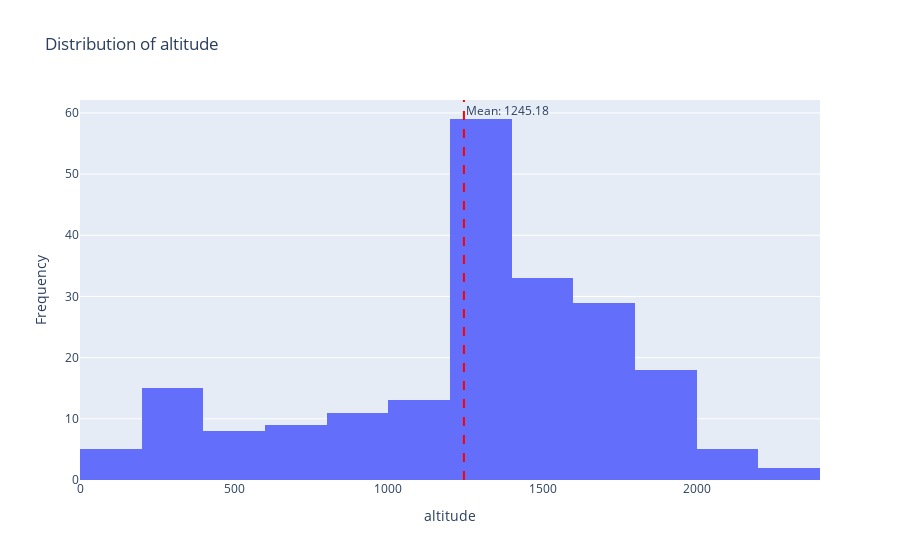
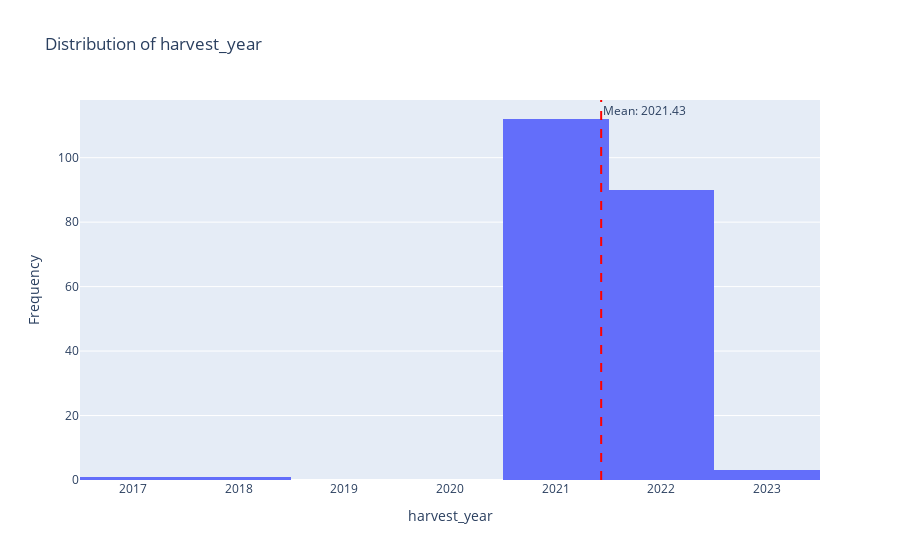
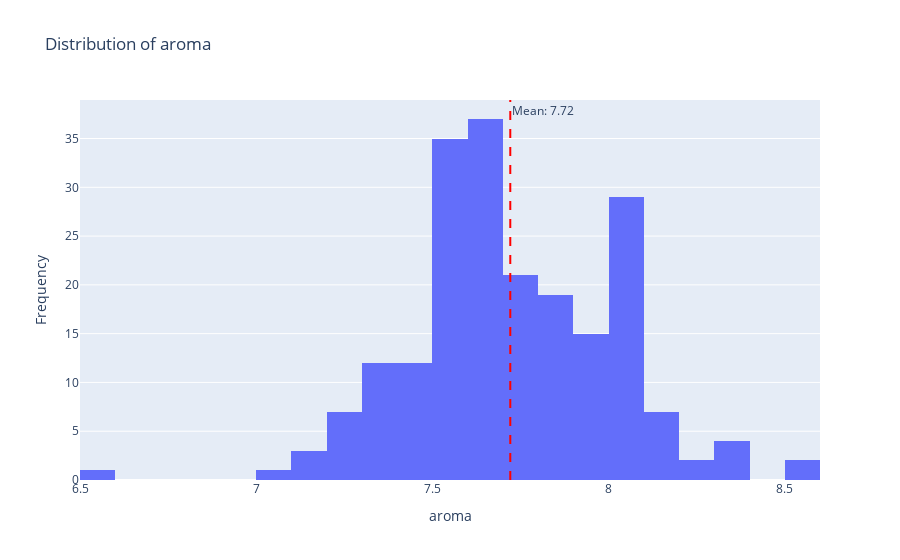
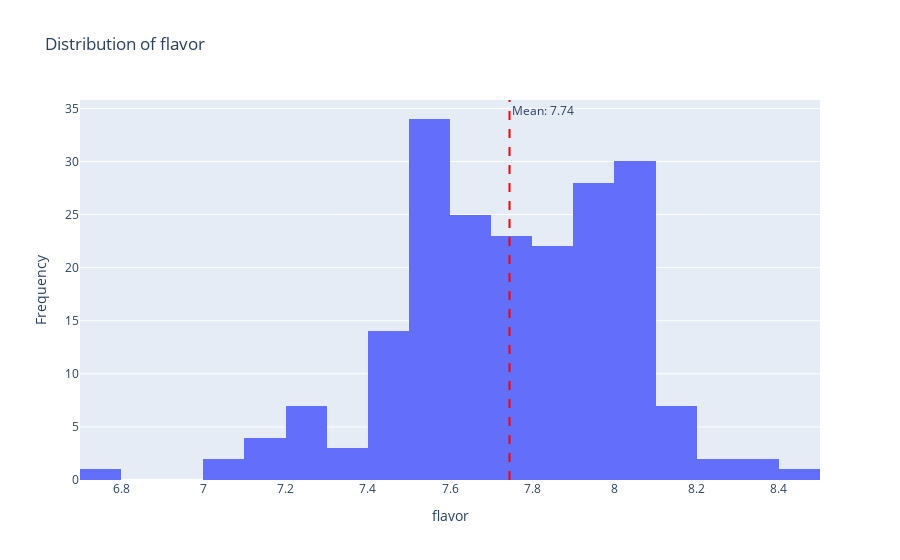

Write notebook code for charts like these, in order.
### Markdown cell above
Univariate analysis

### Code cell
# plot bar chart for each column representing the distribution of the data
for column in numeric_df['column']:
    fig = go.Figure()
    fig.add_trace(go.Histogram(x=df[column], name=column))
    # add vertical line for the mean
    fig.add_vline(x=df[column].mean(), line_dash="dash", line_color="red", annotation_text=f"Mean: {df[column].mean():.2f}")
    # fig = px.histogram(df, x=column, title=f'Distribution of {column}')
    fig.update_layout(title=f'Distribution of {column}', xaxis_title=column, yaxis_title='Frequency')
    fig.show()

### Figure 1 — Plotly figure (JSON) as saved in the notebook; plotly's stock layout.template omitted (floating-point values rounded to 4 significant figures; data arrays with more than 128 entries replaced by an {"elided": "..."} marker saying what was removed)
{"data": [{"name": "altitude", "type": "histogram", "x": {"elided": "207 float values"}}], "layout": {"annotations": [{"showarrow": false, "text": "Mean: 1245.18", "x": 1245.0, "xanchor": "left", "xref": "x", "y": 1, "yanchor": "top", "yref": "y domain"}], "shapes": [{"line": {"color": "red", "dash": "dash"}, "type": "line", "x0": 1245.0, "x1": 1245.0, "xref": "x", "y0": 0, "y1": 1, "yref": "y domain"}], "title": {"text": "Distribution of altitude"}, "xaxis": {"title": {"text": "altitude"}}, "yaxis": {"title": {"text": "Frequency"}}}}

### Figure 2 — Plotly figure (JSON) as saved in the notebook; plotly's stock layout.template omitted (floating-point values rounded to 4 significant figures; data arrays with more than 128 entries replaced by an {"elided": "..."} marker saying what was removed)
{"data": [{"name": "harvest_year", "type": "histogram", "x": {"elided": "207 int values"}}], "layout": {"annotations": [{"showarrow": false, "text": "Mean: 2021.43", "x": 2021.0, "xanchor": "left", "xref": "x", "y": 1, "yanchor": "top", "yref": "y domain"}], "shapes": [{"line": {"color": "red", "dash": "dash"}, "type": "line", "x0": 2021.0, "x1": 2021.0, "xref": "x", "y0": 0, "y1": 1, "yref": "y domain"}], "title": {"text": "Distribution of harvest_year"}, "xaxis": {"title": {"text": "harvest_year"}}, "yaxis": {"title": {"text": "Frequency"}}}}

### Figure 3 — Plotly figure (JSON) as saved in the notebook; plotly's stock layout.template omitted (floating-point values rounded to 4 significant figures; data arrays with more than 128 entries replaced by an {"elided": "..."} marker saying what was removed)
{"data": [{"name": "aroma", "type": "histogram", "x": {"elided": "207 float values"}}], "layout": {"annotations": [{"showarrow": false, "text": "Mean: 7.72", "x": 7.721, "xanchor": "left", "xref": "x", "y": 1, "yanchor": "top", "yref": "y domain"}], "shapes": [{"line": {"color": "red", "dash": "dash"}, "type": "line", "x0": 7.721, "x1": 7.721, "xref": "x", "y0": 0, "y1": 1, "yref": "y domain"}], "title": {"text": "Distribution of aroma"}, "xaxis": {"title": {"text": "aroma"}}, "yaxis": {"title": {"text": "Frequency"}}}}

### Figure 4 — Plotly figure (JSON) as saved in the notebook; plotly's stock layout.template omitted (floating-point values rounded to 4 significant figures; data arrays with more than 128 entries replaced by an {"elided": "..."} marker saying what was removed)
{"data": [{"name": "flavor", "type": "histogram", "x": {"elided": "207 float values"}}], "layout": {"annotations": [{"showarrow": false, "text": "Mean: 7.74", "x": 7.745, "xanchor": "left", "xref": "x", "y": 1, "yanchor": "top", "yref": "y domain"}], "shapes": [{"line": {"color": "red", "dash": "dash"}, "type": "line", "x0": 7.745, "x1": 7.745, "xref": "x", "y0": 0, "y1": 1, "yref": "y domain"}], "title": {"text": "Distribution of flavor"}, "xaxis": {"title": {"text": "flavor"}}, "yaxis": {"title": {"text": "Frequency"}}}}
